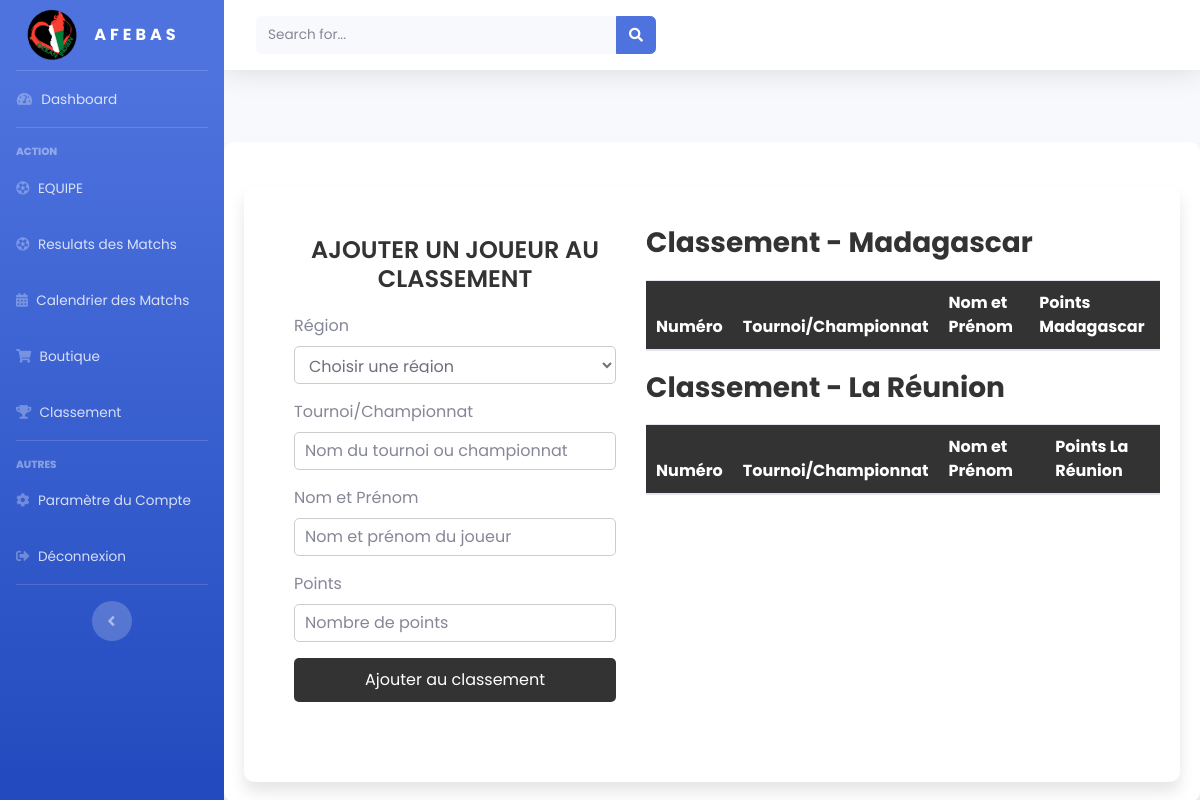
Before: /classement.php with the older database file.
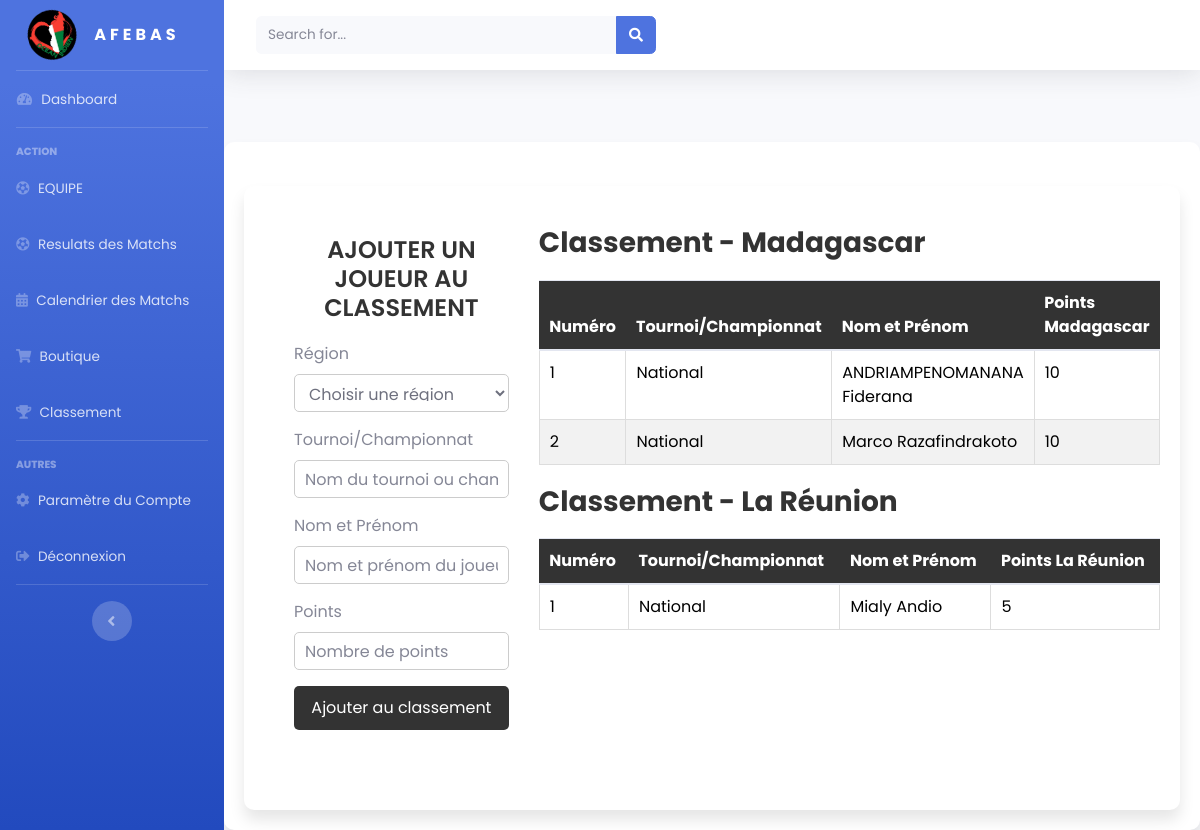
After: the same page with the newer database file.
### tables this page shows
CREATE TABLE `classement` (
  `id` int(11) NOT NULL,
  `region` varchar(50) NOT NULL,
  `tournoi` varchar(100) NOT NULL,
  `nom_prenom` varchar(100) NOT NULL,
  `points` int(11) NOT NULL
);

### server/trait-two-classement.php (called while the page is built)
<?php
require_once 'db.php';
$stmt_mada = $pdo->prepare("SELECT * FROM classement WHERE region = 'madagascar' ORDER BY points DESC LIMIT 5");
$stmt_mada->execute();
$classement_mada = $stmt_mada->fetchAll(PDO::FETCH_ASSOC);
$stmt_reunion = $pdo->prepare("SELECT * FROM classement WHERE region = 'la-reunion' ORDER BY points DESC LIMIT 5");
$stmt_reunion->execute();
$classement_reunion = $stmt_reunion->fetchAll(PDO::FETCH_ASSOC);

### classement.php (the view, shortened to what the changed rows need)
<?php
require_once 'server/trait-two-classement.php';
?>
<!DOCTYPE html>
<html lang="en">
<head>
    <link href="vendor/fontawesome-free/css/all.min.css" rel="stylesheet" type="text/css">
    <link rel="stylesheet" href="./asset/css/style2.css">
    <link rel="stylesheet" href="./asset/css/style3.css">
    <link rel="stylesheet" href="./asset/css/dash.css">
</head>
<body id="page-top">
    <div id="wrapper">
        <div id="content-wrapper" class="d-flex flex-column">
            <div id="content">
                <br> <br>
                <div class="container">
                    <div class="container mt-4">
                        <div class="form-container">
                            <h2>Ajouter un joueur au classement</h2>
                        </div>
                        <div class="classements-container">
                            <div class="classement-madagascar">
                                <table class="table">
                                    <thead>
                                        <tr>
                                            <th>Numéro</th>
                                            <th>Tournoi/Championnat</th>
                                            <th>Nom et Prénom</th>
                                            <th>Points Madagascar</th>
                                        </tr>
                                    </thead>
                                    <tbody>
                                        <?php
                                        foreach ($classement_mada as $index => $joueur) {
                                            if ($index < 5) {
                                                echo "<tr>
                                                <td>" . ($index + 1) . "</td>
                                                <td>" . $joueur['tournoi'] . "</td>
                                                <td>" . $joueur['nom_prenom'] . "</td>
                                                <td>" . $joueur['points'] . "</td>
                                                </tr>";
                                            }
                                        }
                                        ?>
                                    </tbody>
                                </table>
                            </div>
                            <div class="classement-reunion">
                                <table class="table">
                                    <thead>
                                        <tr>
                                            <th>Numéro</th>
                                            <th>Tournoi/Championnat</th>
                                            <th>Nom et Prénom</th>
                                            <th>Points La Réunion</th>
                                        </tr>
                                    </thead>
                                    <tbody>
                                        <?php
                                        foreach ($classement_reunion as $index => $joueur) {
                                            if ($index < 5) {
                                                echo "<tr>
                                <td>" . ($index + 1) . "</td>
                                <td>" . $joueur['tournoi'] . "</td>
                                <td>" . $joueur['nom_prenom'] . "</td>
                                <td>" . $joueur['points'] . "</td>
                            </tr>";
                                            }
                                        }
                                        ?>
                                    </tbody>
                                </table>
                            </div>
                        </div>
                    </div>
                </div>
            </div>
        </div>
    </div>
</body>
</html>

Changed rows visible on the page:
added classement: tournoi "National", nom_prenom "ANDRIAMPENOMANANA Fiderana", points "10", shown under "Classement - Madagascar"
added classement: tournoi "National", nom_prenom "Marco Razafindrakoto", points "10", shown under "Classement - Madagascar"
added classement: tournoi "National", nom_prenom "Mialy Andio", points "5", shown under "Classement - La Réunion"
